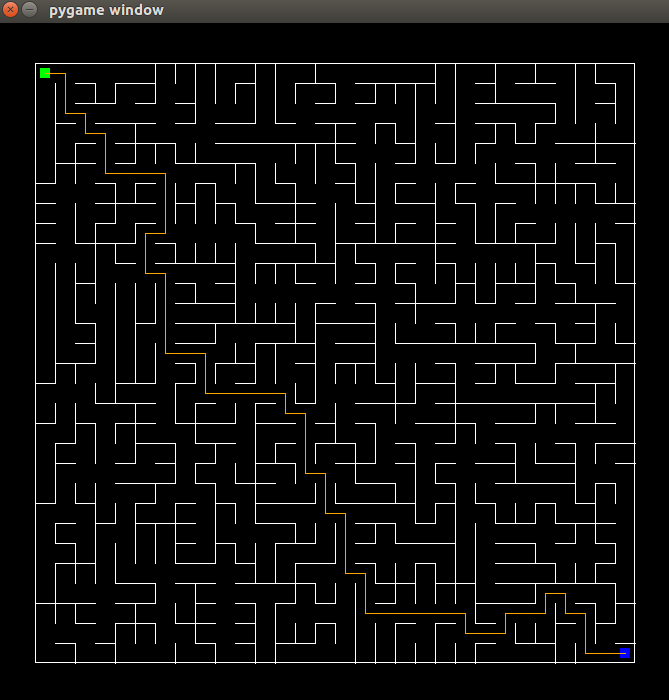

The script that drew this image:
from pygame import *
from random import randint,choice
from time import sleep
import numpy as np
from igraph import *

class Maze(object):
	def __init__(self):
		self.res=[680,680]
		self.window=display.set_mode(self.res)
		self.clock = time.Clock()
		self.Font=font.SysFont("arial",20)
		self.stack = []
		self.vis = []
	
		# creating grid
		N = 30
		g = Graph()
		g.add_vertices(N*N)	# wierzcholkibara

		for i in range(N):	# krawedzie
			for j in range(N-1):
				g.add_edges([(i*N+j,i*N+j+1)])

		for i in range(N-1):	# krawedzie
			for j in range(N):
				g.add_edges([(i*N+j,(i+1)*N+j)])
		# creating maze - Randomized Prim's Algorithm
		Cells = [0]
		Frontier = [1,N]
		while len(Frontier)>0:
			cF = choice(Frontier)
			a = []
			for i in range(g.degree()[cF]):
				a.append(g.vs[cF].neighbors()[i].index)
			cl = choice(a)
			while not cl in Cells:
				cl = choice(a)
			Cells.append(cF)
			for i in range(g.degree()[cF]):
				if not g.vs[cF].neighbors()[i].index in Cells and not g.vs[cF].neighbors()[i].index in Frontier:
					Frontier.append(g.vs[cF].neighbors()[i].index)
			g.delete_edges((cl,cF))
			Frontier.remove(cF)
		
		# plotting maze
		draw.rect(self.window,(255,255,255),Rect(50-10,50-10,N*20,N*20),1)
		for i in g.es:
			x1 = i.tuple[0]%N
			y1 = i.tuple[0]/N
			x2 = i.tuple[1]%N
			y2 = i.tuple[1]/N
			if y1 == y2:
				draw.line(self.window,(255,255,255),((x1+x2)/2*20+10+50,y1*20-10+50),((x1+x2)/2*20+10+50,y1*20+10+50),1)
			if x1 == x2:
				draw.line(self.window,(255,255,255),(x1*20-10+50,(y1+y2)/2*20+10+50),(x1*20+10+50,(y1+y2)/2*20+10+50),1)
		
		draw.rect(self.window,(0,255,0),Rect(45,45,10,10),0)
		draw.rect(self.window,(0,0,255),Rect(45+20*(N-1),45+20*(N-1),10,10),0)
		
		# maze: empty walls are edges
		self.g2 = Graph()
		self.g2.add_vertices(N*N)	# wierzcholkibara

		for i in range(N):	# krawedzie
			for j in range(N-1):
				if not  g.are_connected(i*N+j, i*N+j+1):
					self.g2.add_edges([(i*N+j,i*N+j+1)])
		
		
		for i in range(N-1):	# krawedzie
			for j in range(N):
				if not  g.are_connected(i*N+j, (i+1)*N+j):
					self.g2.add_edges([(i*N+j,(i+1)*N+j)])			
		# finding path 0->N
		self.search_path(0,N*N-1)
		# print path N->0
		visitor = self.vis[-1]
		visitor2 = self.vis[-2]
		x1 = visitor%N
		y1 = visitor/N
		x2 = visitor2%N
		y2 = visitor2/N
		draw.line(self.window,(255,165,0),(x1*20+50,y1*20+50),(x2*20+50,y2*20+50),1)
		i = len(self.vis)-3
		while visitor2 != 0:
			if self.g2.are_connected(visitor2,self.vis[i]):
				x1 = self.vis[i]%N
				y1 = self.vis[i]/N
				x2 = visitor2%N
				y2 = visitor2/N
				draw.line(self.window,(255,165,0),(x1*20+50,y1*20+50),(x2*20+50,y2*20+50),1)
				visitor = visitor2
				visitor2 = self.vis[i]

			i = i - 1		
	
	def search_path(self,start,end):
		self.vis.append(start)
		if not start == end:
			for i in range(self.g2.degree()[start]):
				if not self.g2.vs[start].neighbors()[i].index in self.vis:
					self.stack.append(self.g2.vs[start].neighbors()[i].index)
			c = self.stack[-1]
			self.stack.remove(c)
			self.search_path(c,end)
		

def main():
	init()

	maze = Maze()
	end = False
	while not end:
		for ev in event.get():
			if ev.type ==QUIT:
				end=True
		


		maze.clock.tick(20)
		display.flip()
	
if __name__ == "__main__":
    main()
